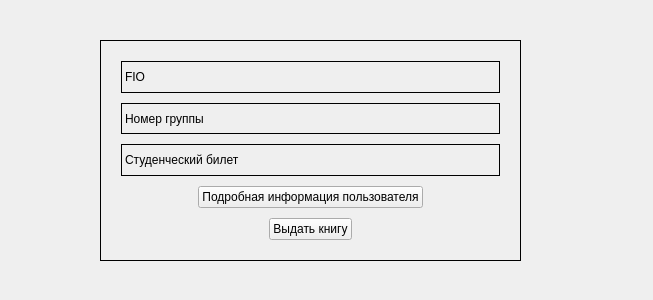
<?xml version="1.0" encoding="UTF-8"?>
<ui version="4.0">
 <class>Form</class>
 <widget class="QWidget" name="Form">
  <property name="geometry">
   <rect>
    <x>0</x>
    <y>0</y>
    <width>653</width>
    <height>300</height>
   </rect>
  </property>
  <property name="windowTitle">
   <string>Form</string>
  </property>
  <property name="styleSheet">
   <string notr="true">QFrame {
	border: 1px solid black;
}</string>
  </property>
  <widget class="QFrame" name="frame">
   <property name="geometry">
    <rect>
     <x>100</x>
     <y>40</y>
     <width>421</width>
     <height>221</height>
    </rect>
   </property>
   <property name="sizePolicy">
    <sizepolicy hsizetype="Fixed" vsizetype="Fixed">
     <horstretch>0</horstretch>
     <verstretch>0</verstretch>
    </sizepolicy>
   </property>
   <property name="minimumSize">
    <size>
     <width>0</width>
     <height>0</height>
    </size>
   </property>
   <property name="frameShape">
    <enum>QFrame::StyledPanel</enum>
   </property>
   <property name="frameShadow">
    <enum>QFrame::Raised</enum>
   </property>
   <layout class="QVBoxLayout" name="verticalLayout">
    <property name="spacing">
     <number>10</number>
    </property>
    <property name="leftMargin">
     <number>20</number>
    </property>
    <property name="topMargin">
     <number>20</number>
    </property>
    <property name="rightMargin">
     <number>20</number>
    </property>
    <property name="bottomMargin">
     <number>20</number>
    </property>
    <item>
     <widget class="QLabel" name="label_fio">
      <property name="text">
       <string>FIO</string>
      </property>
      <property name="wordWrap">
       <bool>true</bool>
      </property>
     </widget>
    </item>
    <item>
     <widget class="QLabel" name="label_number_group">
      <property name="text">
       <string>Номер группы</string>
      </property>
      <property name="wordWrap">
       <bool>true</bool>
      </property>
     </widget>
    </item>
    <item>
     <widget class="QLabel" name="label_student_id_number">
      <property name="text">
       <string>Студенческий билет</string>
      </property>
      <property name="wordWrap">
       <bool>true</bool>
      </property>
     </widget>
    </item>
    <item alignment="Qt::AlignHCenter">
     <widget class="QPushButton" name="pushButton_all_info">
      <property name="cursor">
       <cursorShape>PointingHandCursor</cursorShape>
      </property>
      <property name="text">
       <string>Подробная информация пользователя</string>
      </property>
      <property name="icon">
       <iconset resource="../../../icons/icons.qrc">
        <normaloff>:/icons/main/about.png</normaloff>:/icons/main/about.png</iconset>
      </property>
      <property name="iconSize">
       <size>
        <width>30</width>
        <height>30</height>
       </size>
      </property>
     </widget>
    </item>
    <item alignment="Qt::AlignHCenter">
     <widget class="QPushButton" name="pushButton_givet_book">
      <property name="cursor">
       <cursorShape>PointingHandCursor</cursorShape>
      </property>
      <property name="text">
       <string>Выдать книгу</string>
      </property>
      <property name="icon">
       <iconset resource="../../../icons/icons.qrc">
        <normaloff>:/icons/book/book-gived.png</normaloff>:/icons/book/book-gived.png</iconset>
      </property>
      <property name="iconSize">
       <size>
        <width>30</width>
        <height>30</height>
       </size>
      </property>
     </widget>
    </item>
   </layout>
  </widget>
 </widget>
 <resources>
  <include location="../../../icons/icons.qrc"/>
 </resources>
 <connections/>
</ui>
